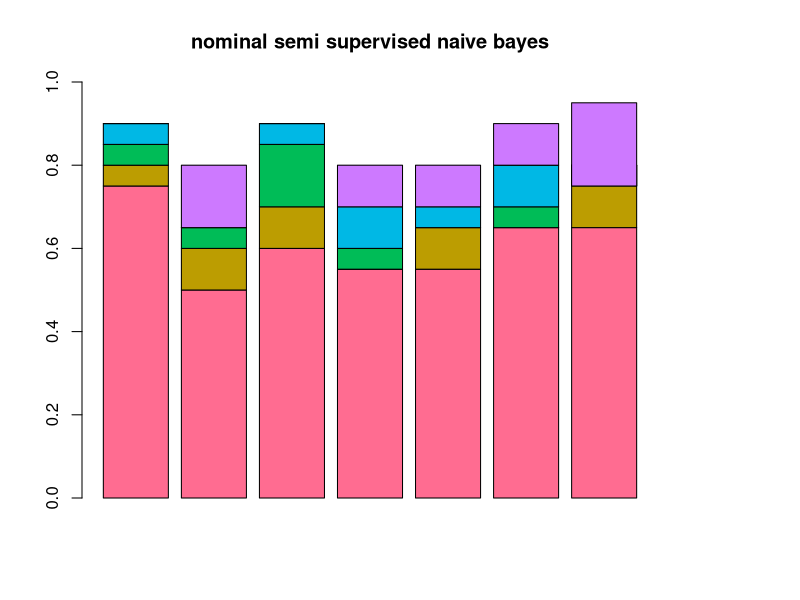

Generate this figure with R:
rcumsum <- function(x) {
 x_right_shifted <- c(0,x[1:(length(x)-1)])
 x - x_right_shifted
}

hue_scale = c("#FF6C91", "#BC9D01", "#00BC57", "#00B8E5", "#CD79FF")

num_classifiers = 5
num_test_runs = 7
m = matrix(nrow=num_classifiers, ncol=num_test_runs)

data = read.csv('results_run1.csv')

png("g20.12.v1.png", width = 500, height = 480, bg = "transparent")
data_training = data[data$training==20,]

for(n in 1:7) {
	run_stats = as.vector(data_training[n,][,2:6], mode='numeric')	
	m[,n] = rcumsum(run_stats)
#	m[,n] = run_stats
}

m

# Expand right side of clipping rect to make room for the legend
# (from http://www.harding.edu/fmccown/R/)
par(mar=c(5, 4, 4, 2) + 0.1)
par(xpd=T, mar=par()$mar+c(0,0,0,5))
barplot(m, ylim=0:1, col=hue_scale)
#legend(8.75,0.75, rev(names(data)[2:6]), fill=rev(hue_scale))
title("nominal semi supervised naive bayes")
dev.off()


